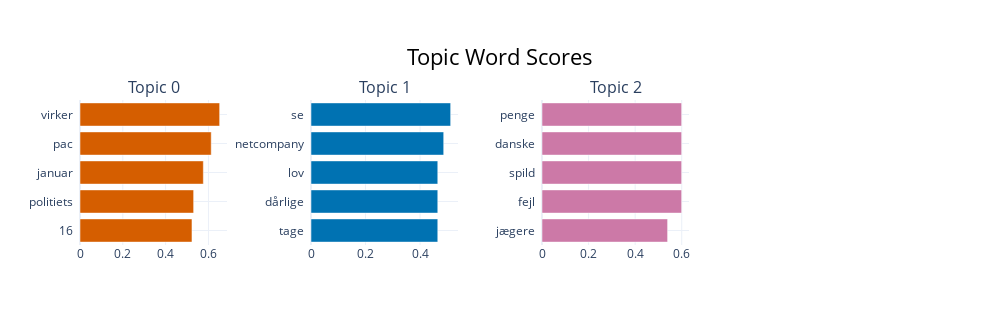

The cell this chart's notebook holds for it:
### Markdown cell above
~~At least, now the name isn't all stopwords, but it still only puts it in one outlier topic.~~

I think the actual problem is just having way too few documents for it extract topics.

Decreasing `min_topic_size` helped.

### Code cell
topic_model.visualize_barchart()

### Figure 1 — Plotly figure (JSON) as saved in the notebook; plotly's stock layout.template omitted (floating-point values rounded to 4 significant figures)
{"data": [{"marker": {"color": "#D55E00"}, "orientation": "h", "type": "bar", "x": [0.5231, 0.5309, 0.5762, 0.613, 0.6524], "xaxis": "x", "y": ["16  ", "politiets  ", "januar  ", "pac  ", "virker  "], "yaxis": "y"}, {"marker": {"color": "#0072B2"}, "orientation": "h", "type": "bar", "x": [0.465, 0.465, 0.465, 0.4867, 0.5122], "xaxis": "x2", "y": ["tage  ", "dårlige  ", "lov  ", "netcompany  ", "se  "], "yaxis": "y2"}, {"marker": {"color": "#CC79A7"}, "orientation": "h", "type": "bar", "x": [0.5393, 0.5996, 0.5996, 0.5996, 0.5996], "xaxis": "x3", "y": ["jægere  ", "fejl  ", "spild  ", "danske  ", "penge  "], "yaxis": "y3"}], "layout": {"annotations": [{"font": {"size": 16}, "showarrow": false, "text": "Topic 0", "x": 0.0875, "xanchor": "center", "xref": "paper", "y": 1, "yanchor": "bottom", "yref": "paper"}, {"font": {"size": 16}, "showarrow": false, "text": "Topic 1", "x": 0.3625, "xanchor": "center", "xref": "paper", "y": 1, "yanchor": "bottom", "yref": "paper"}, {"font": {"size": 16}, "showarrow": false, "text": "Topic 2", "x": 0.6375, "xanchor": "center", "xref": "paper", "y": 1, "yanchor": "bottom", "yref": "paper"}], "height": 325, "hoverlabel": {"bgcolor": "white", "font": {"family": "Rockwell", "size": 16}}, "showlegend": false, "title": {"font": {"color": "Black", "size": 22}, "text": "Topic Word Scores", "x": 0.5, "xanchor": "center", "yanchor": "top"}, "width": 1000, "xaxis": {"anchor": "y", "domain": [0, 0.175], "showgrid": true}, "xaxis2": {"anchor": "y2", "domain": [0.275, 0.45], "showgrid": true}, "xaxis3": {"anchor": "y3", "domain": [0.55, 0.725], "showgrid": true}, "xaxis4": {"anchor": "y4", "domain": [0.825, 1], "showgrid": true}, "yaxis": {"anchor": "x", "domain": [0, 1], "showgrid": true}, "yaxis2": {"anchor": "x2", "domain": [0, 1], "showgrid": true}, "yaxis3": {"anchor": "x3", "domain": [0, 1], "showgrid": true}, "yaxis4": {"anchor": "x4", "domain": [0, 1], "showgrid": true}}}
